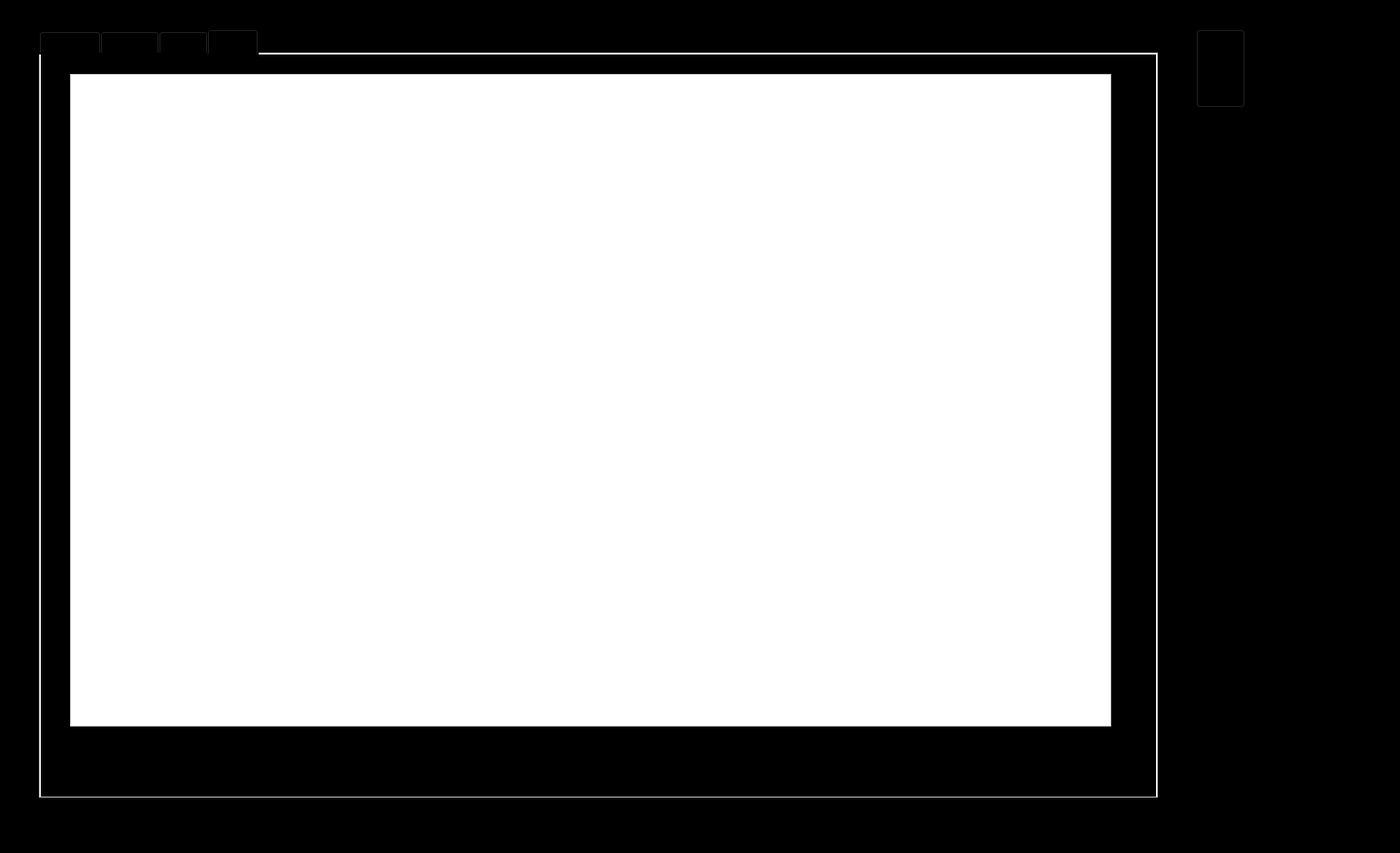
<?xml version="1.0" encoding="UTF-8"?>
<ui version="4.0">
 <class>MainWindow</class>
 <widget class="QMainWindow" name="MainWindow">
  <property name="geometry">
   <rect>
    <x>0</x>
    <y>0</y>
    <width>1440</width>
    <height>877</height>
   </rect>
  </property>
  <property name="sizePolicy">
   <sizepolicy hsizetype="Preferred" vsizetype="Preferred">
    <horstretch>0</horstretch>
    <verstretch>0</verstretch>
   </sizepolicy>
  </property>
  <property name="minimumSize">
   <size>
    <width>1440</width>
    <height>877</height>
   </size>
  </property>
  <property name="maximumSize">
   <size>
    <width>1920</width>
    <height>1080</height>
   </size>
  </property>
  <property name="baseSize">
   <size>
    <width>1440</width>
    <height>877</height>
   </size>
  </property>
  <property name="windowTitle">
   <string>MainWindow</string>
  </property>
  <property name="styleSheet">
   <string notr="true">background-color: rgb(0, 0, 0);</string>
  </property>
  <widget class="QWidget" name="centralwidget">
   <widget class="QTabWidget" name="tabWidget">
    <property name="enabled">
     <bool>true</bool>
    </property>
    <property name="geometry">
     <rect>
      <x>40</x>
      <y>30</y>
      <width>1151</width>
      <height>791</height>
     </rect>
    </property>
    <property name="sizePolicy">
     <sizepolicy hsizetype="Fixed" vsizetype="Fixed">
      <horstretch>0</horstretch>
      <verstretch>0</verstretch>
     </sizepolicy>
    </property>
    <property name="minimumSize">
     <size>
      <width>1151</width>
      <height>791</height>
     </size>
    </property>
    <property name="maximumSize">
     <size>
      <width>1151</width>
      <height>791</height>
     </size>
    </property>
    <property name="styleSheet">
     <string notr="true">QTabWidget {
	font: 20pt &quot;Bahnschrift&quot;;
	background-color: rgb(255, 255, 255);
}</string>
    </property>
    <property name="tabShape">
     <enum>QTabWidget::Rounded</enum>
    </property>
    <property name="currentIndex">
     <number>3</number>
    </property>
    <widget class="QWidget" name="tab">
     <attribute name="title">
      <string>Patient</string>
     </attribute>
     <widget class="QLineEdit" name="lineEdit">
      <property name="geometry">
       <rect>
        <x>20</x>
        <y>20</y>
        <width>871</width>
        <height>41</height>
       </rect>
      </property>
      <property name="styleSheet">
       <string notr="true">QLineEdit	{
	background-color: rgb(0, 0, 0);
	color: rgb(255, 255, 255);
	font: 75 14pt &quot;Bahnschrift&quot;;
	border: 2px solid rgb(255, 255, 255);
}</string>
      </property>
      <property name="text">
       <string>!xobile</string>
      </property>
     </widget>
     <widget class="QPushButton" name="pushButton">
      <property name="geometry">
       <rect>
        <x>900</x>
        <y>20</y>
        <width>221</width>
        <height>41</height>
       </rect>
      </property>
      <property name="styleSheet">
       <string notr="true">QPushButton	{
	background-color: rgb(0, 0, 0);
	color: rgb(255, 255, 255);
	font: 75 14pt &quot;Bahnschrift&quot;;
	border: 2px solid rgb(255, 255, 255);
}

QPushButton:hover  {
	background-color: rgb(255, 255, 255);
	color: rgb(0, 0, 0);
	font: 75 14pt &quot;Bahnschrift&quot;;
	border: 2px solid rgb(255, 255, 255);
}</string>
      </property>
      <property name="text">
       <string>Enter command</string>
      </property>
     </widget>
     <widget class="QTextEdit" name="textEdit">
      <property name="geometry">
       <rect>
        <x>20</x>
        <y>90</y>
        <width>1101</width>
        <height>631</height>
       </rect>
      </property>
      <property name="styleSheet">
       <string notr="true">QTextEdit {
	font: 18pt &quot;Bahnschrift&quot;;
	color: rgb(255, 255, 255);
}</string>
      </property>
      <property name="readOnly">
       <bool>true</bool>
      </property>
      <property name="html">
       <string>&lt;!DOCTYPE HTML PUBLIC &quot;-//W3C//DTD HTML 4.0//EN&quot; &quot;http://www.w3.org/TR/REC-html40/strict.dtd&quot;&gt;
&lt;html&gt;&lt;head&gt;&lt;meta name=&quot;qrichtext&quot; content=&quot;1&quot; /&gt;&lt;style type=&quot;text/css&quot;&gt;
p, li { white-space: pre-wrap; }
&lt;/style&gt;&lt;/head&gt;&lt;body style=&quot; font-family:'Bahnschrift'; font-size:18pt; font-weight:400; font-style:normal;&quot;&gt;
&lt;p style=&quot; margin-top:0px; margin-bottom:0px; margin-left:0px; margin-right:0px; -qt-block-indent:0; text-indent:0px;&quot;&gt;Text here&lt;/p&gt;&lt;/body&gt;&lt;/html&gt;</string>
      </property>
     </widget>
    </widget>
    <widget class="QWidget" name="tab_2">
     <attribute name="title">
      <string>Doctor</string>
     </attribute>
     <widget class="QTextEdit" name="textEdit_3">
      <property name="geometry">
       <rect>
        <x>20</x>
        <y>90</y>
        <width>1101</width>
        <height>631</height>
       </rect>
      </property>
      <property name="styleSheet">
       <string notr="true">QTextEdit {
	font: 18pt &quot;Bahnschrift&quot;;
	color: rgb(255, 255, 255);
}</string>
      </property>
      <property name="readOnly">
       <bool>true</bool>
      </property>
      <property name="html">
       <string>&lt;!DOCTYPE HTML PUBLIC &quot;-//W3C//DTD HTML 4.0//EN&quot; &quot;http://www.w3.org/TR/REC-html40/strict.dtd&quot;&gt;
&lt;html&gt;&lt;head&gt;&lt;meta name=&quot;qrichtext&quot; content=&quot;1&quot; /&gt;&lt;style type=&quot;text/css&quot;&gt;
p, li { white-space: pre-wrap; }
&lt;/style&gt;&lt;/head&gt;&lt;body style=&quot; font-family:'Bahnschrift'; font-size:18pt; font-weight:400; font-style:normal;&quot;&gt;
&lt;p style=&quot; margin-top:0px; margin-bottom:0px; margin-left:0px; margin-right:0px; -qt-block-indent:0; text-indent:0px;&quot;&gt;Text here&lt;/p&gt;&lt;/body&gt;&lt;/html&gt;</string>
      </property>
     </widget>
     <widget class="QPushButton" name="pushButton_3">
      <property name="geometry">
       <rect>
        <x>900</x>
        <y>20</y>
        <width>221</width>
        <height>41</height>
       </rect>
      </property>
      <property name="styleSheet">
       <string notr="true">QPushButton	{
	background-color: rgb(0, 0, 0);
	color: rgb(255, 255, 255);
	font: 75 14pt &quot;Bahnschrift&quot;;
	border: 2px solid rgb(255, 255, 255);
}

QPushButton:hover  {
	background-color: rgb(255, 255, 255);
	color: rgb(0, 0, 0);
	font: 75 14pt &quot;Bahnschrift&quot;;
	border: 2px solid rgb(255, 255, 255);
}</string>
      </property>
      <property name="text">
       <string>Enter command</string>
      </property>
     </widget>
     <widget class="QLineEdit" name="lineEdit_3">
      <property name="geometry">
       <rect>
        <x>20</x>
        <y>20</y>
        <width>871</width>
        <height>41</height>
       </rect>
      </property>
      <property name="styleSheet">
       <string notr="true">QLineEdit	{
	background-color: rgb(0, 0, 0);
	color: rgb(255, 255, 255);
	font: 75 14pt &quot;Bahnschrift&quot;;
	border: 2px solid rgb(255, 255, 255);
}</string>
      </property>
      <property name="text">
       <string>!xobile</string>
      </property>
     </widget>
    </widget>
    <widget class="QWidget" name="tab_4">
     <attribute name="title">
      <string>Drug</string>
     </attribute>
     <widget class="QTextEdit" name="textEdit_4">
      <property name="geometry">
       <rect>
        <x>20</x>
        <y>90</y>
        <width>1101</width>
        <height>631</height>
       </rect>
      </property>
      <property name="styleSheet">
       <string notr="true">QTextEdit {
	font: 18pt &quot;Bahnschrift&quot;;
	color: rgb(255, 255, 255);
}</string>
      </property>
      <property name="readOnly">
       <bool>true</bool>
      </property>
      <property name="html">
       <string>&lt;!DOCTYPE HTML PUBLIC &quot;-//W3C//DTD HTML 4.0//EN&quot; &quot;http://www.w3.org/TR/REC-html40/strict.dtd&quot;&gt;
&lt;html&gt;&lt;head&gt;&lt;meta name=&quot;qrichtext&quot; content=&quot;1&quot; /&gt;&lt;style type=&quot;text/css&quot;&gt;
p, li { white-space: pre-wrap; }
&lt;/style&gt;&lt;/head&gt;&lt;body style=&quot; font-family:'Bahnschrift'; font-size:18pt; font-weight:400; font-style:normal;&quot;&gt;
&lt;p style=&quot; margin-top:0px; margin-bottom:0px; margin-left:0px; margin-right:0px; -qt-block-indent:0; text-indent:0px;&quot;&gt;Text here&lt;/p&gt;&lt;/body&gt;&lt;/html&gt;</string>
      </property>
     </widget>
     <widget class="QPushButton" name="pushButton_4">
      <property name="geometry">
       <rect>
        <x>900</x>
        <y>20</y>
        <width>221</width>
        <height>41</height>
       </rect>
      </property>
      <property name="styleSheet">
       <string notr="true">QPushButton	{
	background-color: rgb(0, 0, 0);
	color: rgb(255, 255, 255);
	font: 75 14pt &quot;Bahnschrift&quot;;
	border: 2px solid rgb(255, 255, 255);
}

QPushButton:hover  {
	background-color: rgb(255, 255, 255);
	color: rgb(0, 0, 0);
	font: 75 14pt &quot;Bahnschrift&quot;;
	border: 2px solid rgb(255, 255, 255);
}</string>
      </property>
      <property name="text">
       <string>Enter command</string>
      </property>
     </widget>
     <widget class="QLineEdit" name="lineEdit_4">
      <property name="geometry">
       <rect>
        <x>20</x>
        <y>20</y>
        <width>871</width>
        <height>41</height>
       </rect>
      </property>
      <property name="styleSheet">
       <string notr="true">QLineEdit	{
	background-color: rgb(0, 0, 0);
	color: rgb(255, 255, 255);
	font: 75 14pt &quot;Bahnschrift&quot;;
	border: 2px solid rgb(255, 255, 255);
}</string>
      </property>
      <property name="text">
       <string>!xobile</string>
      </property>
     </widget>
    </widget>
    <widget class="QWidget" name="tab_3">
     <attribute name="title">
      <string>Page</string>
     </attribute>
     <widget class="QTableView" name="tableView">
      <property name="geometry">
       <rect>
        <x>30</x>
        <y>20</y>
        <width>1071</width>
        <height>671</height>
       </rect>
      </property>
      <property name="styleSheet">
       <string notr="true">QTableView {
	background-color: rgb(255, 255, 255);
	rgb(255, 255, 255);
	font: 8pt &quot;Bahnschrift&quot;;
}</string>
      </property>
     </widget>
    </widget>
   </widget>
   <widget class="QPushButton" name="pushButton_5">
    <property name="geometry">
     <rect>
      <x>1230</x>
      <y>30</y>
      <width>51</width>
      <height>81</height>
     </rect>
    </property>
    <property name="styleSheet">
     <string notr="true">QPushButton	{
	background-color: rgb(0, 0, 0);
	color: rgb(255, 255, 255);
	font: 75 14pt &quot;Bahnschrift&quot;;
}</string>
    </property>
    <property name="text">
     <string/>
    </property>
    <property name="icon">
     <iconset>
      <normaloff>assets/SignOut_Light.png</normaloff>assets/SignOut_Light.png</iconset>
    </property>
    <property name="iconSize">
     <size>
      <width>50</width>
      <height>50</height>
     </size>
    </property>
   </widget>
  </widget>
 </widget>
 <resources/>
 <connections/>
</ui>
